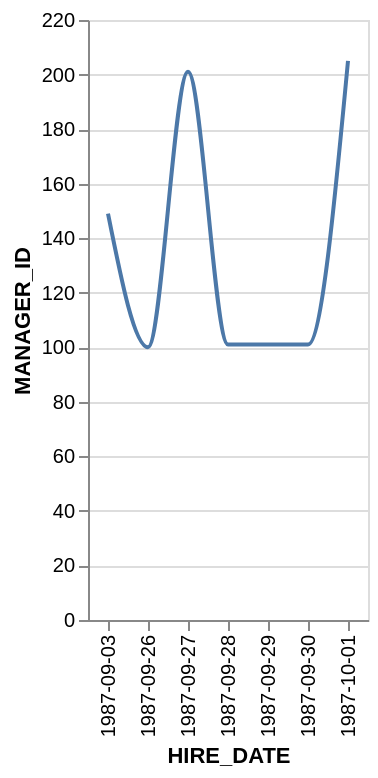

Express this chart as Vega-Lite.
### Vega-Lite specification from a JSON file in a GitHub repository (floating-point values rounded to 4 significant figures)
{"data": {"values": [{"x_data": "1987-09-03", "y_data": 149}, {"x_data": "1987-09-26", "y_data": 100}, {"x_data": "1987-09-27", "y_data": 201}, {"x_data": "1987-09-28", "y_data": 101}, {"x_data": "1987-09-29", "y_data": 101}, {"x_data": "1987-09-30", "y_data": 101}, {"x_data": "1987-10-01", "y_data": 205}]}, "mark": {"type": "line", "interpolate": "monotone"}, "encoding": {"x": {"field": "x_data", "type": "nominal", "title": "HIRE_DATE", "sort": "ascending"}, "y": {"field": "y_data", "type": "quantitative", "title": "MANAGER_ID"}}}
